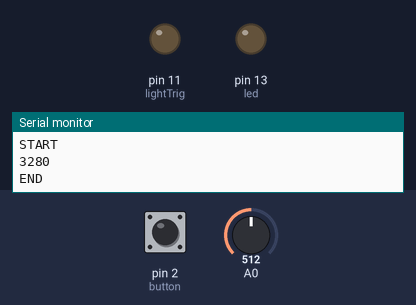
A sketch run on a simulated Arduino Uno, built with avr-gcc and run on an emulated ATmega328P. On the bench: output pins drawn as LEDs (lit = HIGH), the last lines printed to the serial monitor. Dashed ring = blinking. Inputs (shaded band) come from the test bench; at power-on: A0 = 512, pin 2 (button) LOW. Pins used as bus, display or sensor lines are not drawn.

Above: at 8.8 s.
8.9 s: A0 set to 490
At 16.02 s:
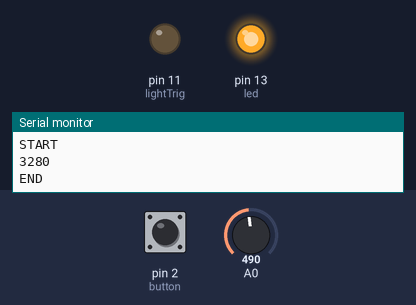
22.6 s: pin 2 (button) pulled HIGH for 3 s
At 24.07 s:
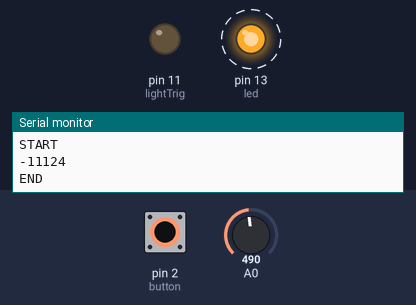
Timing chart, 0 to 36.6 s (numbered marks = the images above; inputs shaded):
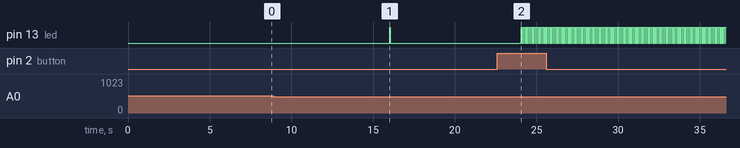

The sketch:

MinimalPlantMonitor.ino
```cpp
// **** INCLUDES *****
#include "LowPower.h"
#include <EEPROM.h>

// Pins
int led = 13;
int soilTrig = 10;
int lightTrig = 11;
int button = 2; //12

int soilListen = 0;
int lightListen = 1;

int lowerSoilValue = 0;
int lightValue = 0;
int soilValue = 0;
int time2 = 0;
int time3 = 0;
long voltage = 0;

void setup()
{
    pinMode(led, OUTPUT);
    pinMode(soilTrig, OUTPUT);
    pinMode(lightTrig, OUTPUT);
    pinMode(button, INPUT);
   Serial.begin(115200);
    lowerSoilValue = EEPROM.read(0) * 4 + EEPROM.read(1);

  //  Serial.print( "Lower Soil Value: " );
  //  Serial.println( lowerSoilValue );

}

void loop()
{
  time2 = micros();
   if (digitalRead(button) == HIGH){
    // Serial.println( "IN PROGRAM MODE" );
    while(digitalRead(button) == HIGH){
        digitalWrite(13,HIGH);
        delay(50);
        digitalWrite(13,LOW);
       delay(50);
      }
      while(digitalRead(button) == LOW){
        digitalWrite(13,HIGH);
        delay(50);
        digitalWrite(13,LOW);
       delay(50);
      }
      digitalWrite(soilTrig, HIGH);
      delay(1);
      int lowerSoilValue = analogRead(A1);
      digitalWrite(soilTrig, LOW);
      int firstByte = lowerSoilValue / 4;
      int secondByte = lowerSoilValue % 4;
      EEPROM.write(0, firstByte);
      EEPROM.write(1, secondByte);
    //  Serial.println( "POGRAMMED OK" );
    }

    voltage = readVcc();
  //  Serial.print( "Voltage: " );
  //  Serial.print( voltage );
  //  Serial.println( " MILIVOLTS" );

    digitalWrite(lightTrig, HIGH);
    delay(1);
    lightValue = analogRead(A0);
  //  Serial.print( "Light: " );
  //  Serial.println( lightValue );
    digitalWrite(lightTrig, LOW);
    if (lightValue < 500){
      digitalWrite(soilTrig, HIGH);
      delay(1);
      soilValue = analogRead(A1);
     // Serial.print( "Soil: " );
     // Serial.println( soilValue );
      digitalWrite(soilTrig, LOW);
      if (soilValue < lowerSoilValue){

        digitalWrite(13,HIGH);
        delay(50);
        digitalWrite(13,LOW);
        if(voltage < 2000){
          delay(50);
          digitalWrite(13,HIGH);
          delay(50);
          digitalWrite(13,LOW);

        }
      }

    } else {
   // Serial.println( "zzzzz" );
    }
    time3 = micros() - time2 ;
    Serial.println( "START" );
Serial.println( time3 );
Serial.println( "END");
    // Enter power down state for 8 s with ADC and BOD module disabled
   LowPower.powerDown(SLEEP_8S, ADC_OFF, BOD_OFF);

    // Do something here
    // Example: Read sensor, data logging, data transmission.
}

long readVcc() {
  long result;
  // Read 1.1V reference against AVcc
  ADMUX = _BV(REFS0) | _BV(MUX3) | _BV(MUX2) | _BV(MUX1);
  delay(2); // Wait for Vref to settle
  ADCSRA |= _BV(ADSC); // Convert
  while (bit_is_set(ADCSRA,ADSC));
  result = ADCL;
  result |= ADCH<<8;
  result = 1126400L / result; // Back-calculate AVcc in mV
  return result;
}
```

Measured:
- after the input at 8.9 s, pin 13 (led): LOW → HIGH after 7.1 s, → LOW 0.05 s later
- after the input at 22.6 s, pin 13 (led): alternates HIGH for 0.05 s and LOW for 0.05 s, starting after 1.6 s
